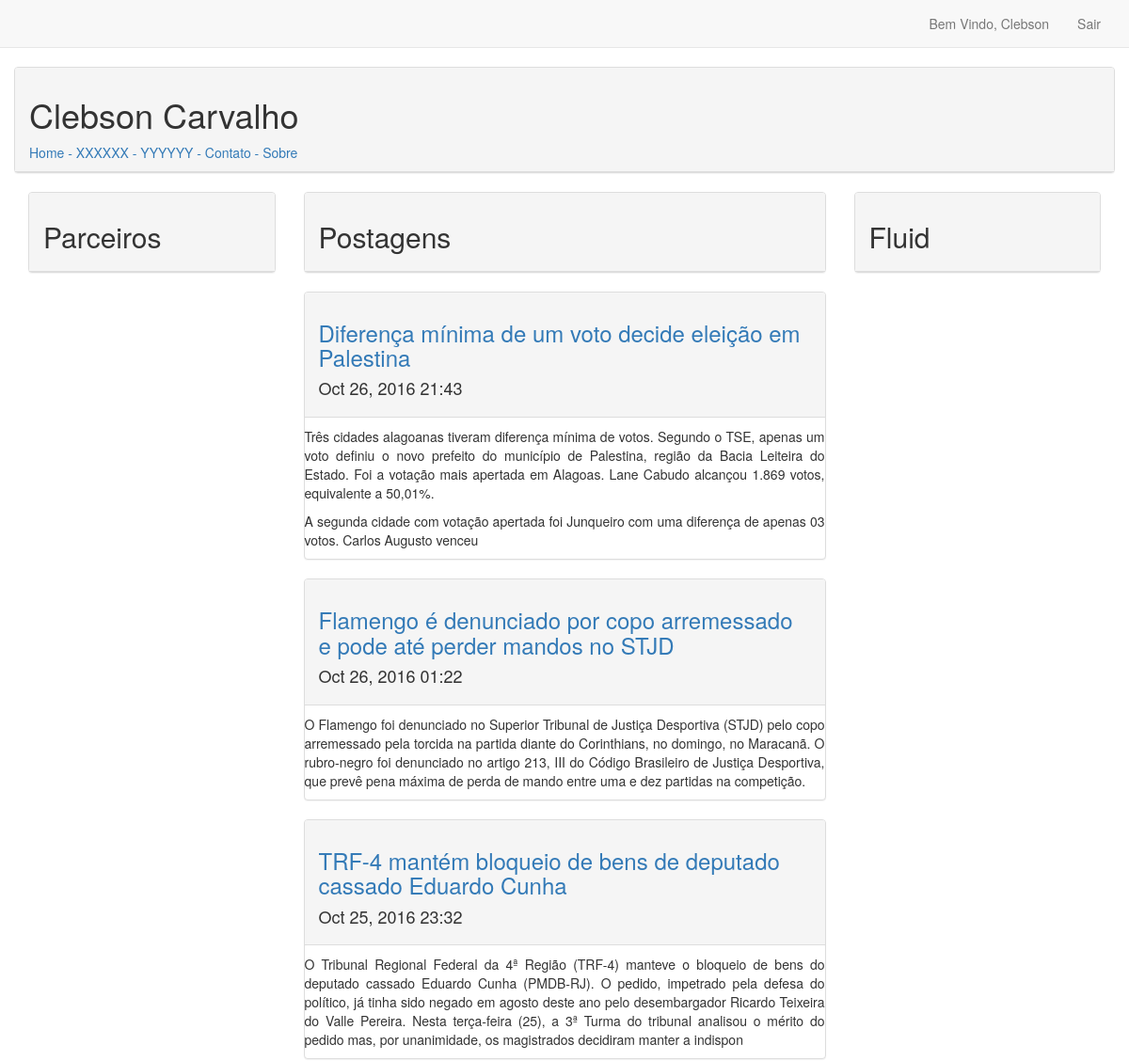
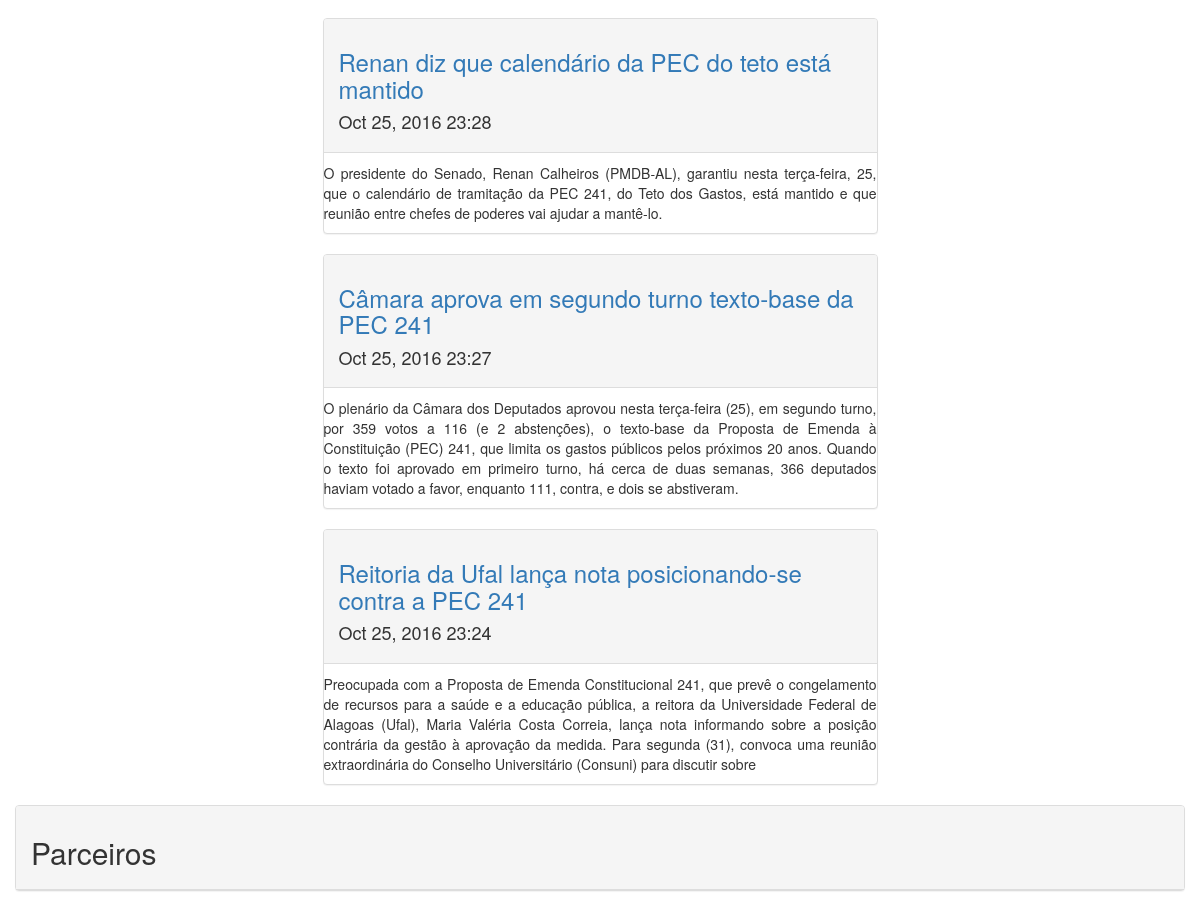
Screenshot of / (signed in) with the database file from the repository (2 pictures, top to bottom).
### blogs/models.py (models this page shows, shortened)
class BlogPost(models.Model):
    titulo = models.CharField(max_length=200)
    texto = models.TextField()
    textResumo = models.TextField(max_length=400, null=True)
    dataAdd = models.DateTimeField(auto_now_add=True)
    usuario = models.ForeignKey(User)

### blogs/views.py (the view)
# urls.py: url(r'^$', views.posts, name='posts'),
def posts(request):
    posts = BlogPost.objects.order_by('-dataAdd')
    context = {'posts': posts}
    return render(request, 'blogs/posts.html', context)

### blogs/templates/blogs/posts.html
{% extends "blogs/base.html" %}
{% block header %}
	<div class="panel panel-default">
            <div class="panel-heading">
    		<h2>Postagens</h2>
	    </div>
	</div>
{% endblock header %}
{% block content %}
    {% for post in posts %}
        <div class="panel panel-default">
            <div class="panel-heading">
                <h3>
                    <a href="{% url 'blogs:detailPost' post.id%}">{{ post.titulo }}</a>
                </h3>
                <h4>
                    {{ post.dataAdd|date:'M d, Y H:i' }}
                </h4>
            </div>
            <div align="justify">
                <p>
                    {{ post.textResumo|linebreaks }}
                </p>
            </div>
        </div>
    {% empty %}
        <h5>
            Sem postagens.
        </h5>
    {% endfor %}
{% endblock content%}

### blogs/templates/blogs/base.html (shortened to what this page needs)
{% load bootstrap3 %}
<!DOCTYPE html>
<html lang="en">
    <head>
        {% bootstrap_css %}
    </head>
    <body>
        <nav class="navbar navbar-default navbar-static-top">
            <div class="container">
		<div id="navbar" class="navbar-collapse collapse">
                    {% if user.is_authenticated %}
                        <ul class="nav navbar-nav navbar-right">
                            <li><a>Bem Vindo, {{ user.first_name }}</a></li>
                            <li><a href="{% url 'users:logout' %}">Sair</a></li>
                        </ul>
                    {% else %}
                        <ul class="nav navbar-nav navbar-right">
                            <li><a href="{% url 'users:register'%}">Registrar</a></li>
                            <li><a href="{% url 'users:login' %}">Entrar</a></li>
                        </ul>
                    {% endif %}
                </div>
            </div>
        </nav>
		<div class="container">
			<header class="row">
			<div class="panel panel-default">
				<div class="panel-heading">
					<h1>Clebson Carvalho</h1>
				<a href="{% url 'blogs:posts' %}">Home</a>
				<a href="{% url 'blogs:posts' %}"> - XXXXXX</a>
				<a href="{% url 'blogs:posts' %}"> - YYYYYY</a>
				<a href="{% url 'blogs:posts' %}"> - Contato</a>
				<a href="{% url 'blogs:posts' %}"> - Sobre</a>
				</div>
			</div>
			</header>
			<div class="row">
				<div role="main" class="col-md-6 col-md-push-3">
					{% block header %}
					{% endblock header %}
					{% block content %}
					{% endblock content %}
				</div>
				<aside role="complementary" class="col-md-3 col-md-push-3">
					<div class="panel panel-default">
			    		<div class="panel-heading">
							<h2>Fluid</h2>
						</div>
					</div>
				</aside>
				<nav class="col-md-3 col-md-pull-9">
					<div class="panel panel-default">
						<div class="panel-heading">
							<h2>Parceiros</h2>
						</div>
					</div>
				</nav>
			</div>
			<footer class="row">
				<div class="panel panel-default">
					<div class="panel-heading">
						<h2>Parceiros</h2>
					</div>
				</div>
			</footer>
		</div>
    </body>
</html>

### rows the page displays
BlogPost: titulo "Diferença mínima de um voto decide eleição em Palestina", dataAdd "Oct 26, 2016 21:43", textResumo "Três cidades alagoanas tiveram diferença mínima de votos. Segundo o TSE, apenas um voto definiu o novo prefeito do município de Palestina, região da Bacia Leiteira do Estado. Foi a votação mais apertada em Alagoas. Lane Cabudo alcançou 1.869 votos, equivalente a 50,01%. A segunda cidade com votação apertada foi Junqueiro com uma diferença de apenas 03 votos. Carlos Augusto venceu"
BlogPost: titulo "Flamengo é denunciado por copo arremessado e pode até perder mandos no STJD", dataAdd "Oct 26, 2016 01:22", textResumo "O Flamengo foi denunciado no Superior Tribunal de Justiça Desportiva (STJD) pelo copo arremessado pela torcida na partida diante do Corinthians, no domingo, no Maracanã. O rubro-negro foi denunciado no artigo 213, III do Código Brasileiro de Justiça Desportiva, que prevê pena máxima de perda de mando entre uma e dez partidas na competição."
BlogPost: titulo "TRF-4 mantém bloqueio de bens de deputado cassado Eduardo Cunha", dataAdd "Oct 25, 2016 23:32", textResumo "O Tribunal Regional Federal da 4ª Região (TRF-4) manteve o bloqueio de bens do deputado cassado Eduardo Cunha (PMDB-RJ). O pedido, impetrado pela defesa do político, já tinha sido negado em agosto deste ano pelo desembargador Ricardo Teixeira do Valle Pereira. Nesta terça-feira (25), a 3ª Turma do tribunal analisou o mérito do pedido mas, por unanimidade, os magistrados decidiram manter a indispon"
BlogPost: titulo "Renan diz que calendário da PEC do teto está mantido", dataAdd "Oct 25, 2016 23:28", textResumo "O presidente do Senado, Renan Calheiros (PMDB-AL), garantiu nesta terça-feira, 25, que o calendário de tramitação da PEC 241, do Teto dos Gastos, está mantido e que reunião entre chefes de poderes vai ajudar a mantê-lo."
BlogPost: titulo "Câmara aprova em segundo turno texto-base da PEC 241", dataAdd "Oct 25, 2016 23:27", textResumo "O plenário da Câmara dos Deputados aprovou nesta terça-feira (25), em segundo turno, por 359 votos a 116 (e 2 abstenções), o texto-base da Proposta de Emenda à Constituição (PEC) 241, que limita os gastos públicos pelos próximos 20 anos. Quando o texto foi aprovado em primeiro turno, há cerca de duas semanas, 366 deputados haviam votado a favor, enquanto 111, contra, e dois se abstiveram."
BlogPost: titulo "Reitoria da Ufal lança nota posicionando-se contra a PEC 241", dataAdd "Oct 25, 2016 23:24", textResumo "Preocupada com a Proposta de Emenda Constitucional 241, que prevê o congelamento de recursos para a saúde e a educação pública, a reitora da Universidade Federal de Alagoas (Ufal), Maria Valéria Costa Correia, lança nota informando sobre a posição contrária da gestão à aprovação da medida. Para segunda (31), convoca uma reunião extraordinária do Conselho Universitário (Consuni) para discutir sobre"

### other values shown
{{ user.first_name }} "Clebson"
